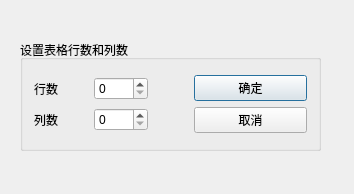
<?xml version="1.0" encoding="UTF-8"?>
<ui version="4.0">
 <class>myDialog1</class>
 <widget class="QDialog" name="myDialog1">
  <property name="geometry">
   <rect>
    <x>0</x>
    <y>0</y>
    <width>354</width>
    <height>194</height>
   </rect>
  </property>
  <property name="windowTitle">
   <string>myDialog1</string>
  </property>
  <widget class="QGroupBox" name="groupBox">
   <property name="geometry">
    <rect>
     <x>20</x>
     <y>40</y>
     <width>301</width>
     <height>111</height>
    </rect>
   </property>
   <property name="title">
    <string>设置表格行数和列数</string>
   </property>
   <layout class="QGridLayout" name="gridLayout_3">
    <item row="0" column="2">
     <layout class="QGridLayout" name="gridLayout_2">
      <item row="0" column="0">
       <widget class="QPushButton" name="pushButton">
        <property name="text">
         <string>确定</string>
        </property>
        <property name="icon">
         <iconset resource="demo.qrc">
          <normaloff>:/Demo/exit.svg</normaloff>:/Demo/exit.svg</iconset>
        </property>
       </widget>
      </item>
      <item row="1" column="0">
       <widget class="QPushButton" name="pushButton_2">
        <property name="text">
         <string>取消</string>
        </property>
        <property name="icon">
         <iconset resource="demo.qrc">
          <normaloff>:/Demo/exit.svg</normaloff>:/Demo/exit.svg</iconset>
        </property>
       </widget>
      </item>
     </layout>
    </item>
    <item row="0" column="0">
     <layout class="QGridLayout" name="gridLayout">
      <item row="0" column="0">
       <widget class="QLabel" name="label">
        <property name="text">
         <string>行数</string>
        </property>
       </widget>
      </item>
      <item row="0" column="1">
       <widget class="QSpinBox" name="spinBox"/>
      </item>
      <item row="1" column="0">
       <widget class="QLabel" name="label_2">
        <property name="text">
         <string>列数</string>
        </property>
       </widget>
      </item>
      <item row="1" column="1">
       <widget class="QSpinBox" name="spinBox_2"/>
      </item>
     </layout>
    </item>
    <item row="0" column="1">
     <spacer name="horizontalSpacer">
      <property name="orientation">
       <enum>Qt::Horizontal</enum>
      </property>
      <property name="sizeType">
       <enum>QSizePolicy::Fixed</enum>
      </property>
      <property name="sizeHint" stdset="0">
       <size>
        <width>40</width>
        <height>20</height>
       </size>
      </property>
     </spacer>
    </item>
   </layout>
  </widget>
 </widget>
 <layoutdefault spacing="6" margin="11"/>
 <resources>
  <include location="demo.qrc"/>
 </resources>
 <connections/>
</ui>
